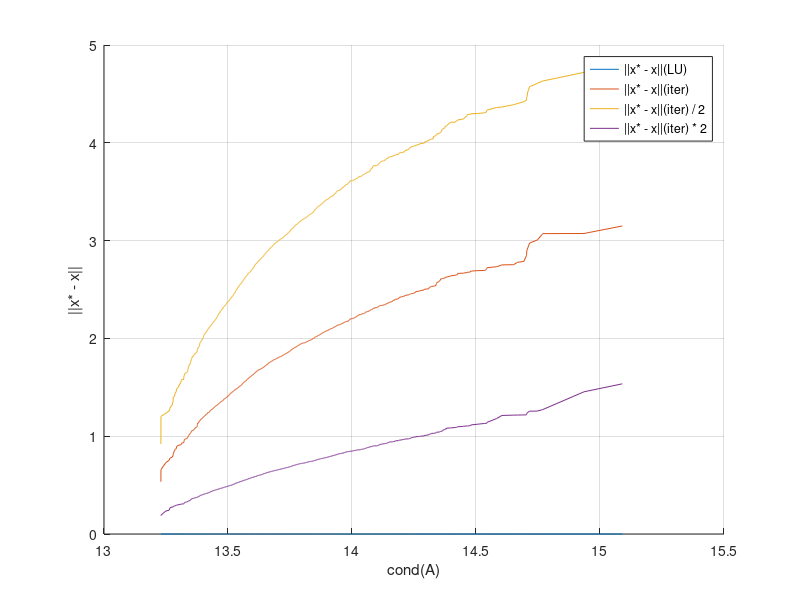
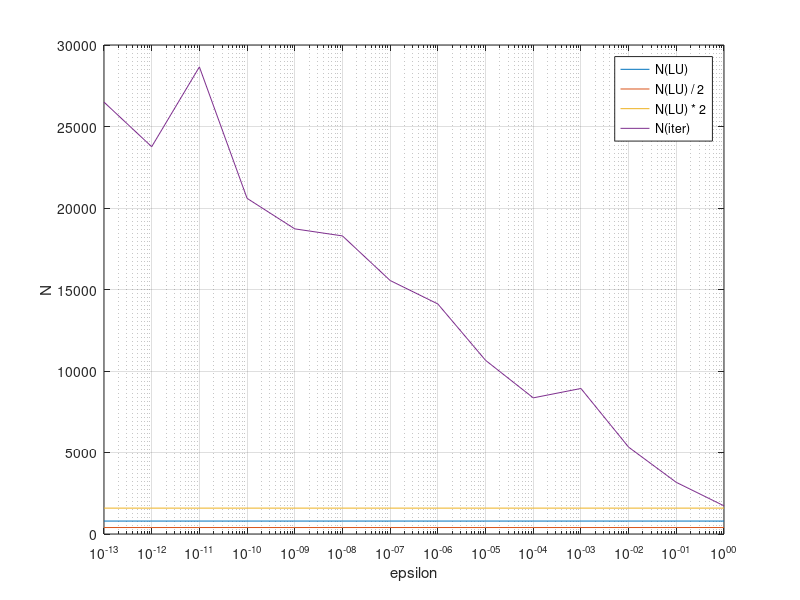

These figures' MATLAB source, in order:
figure
A = load('output1.txt');
A = sort(A);
cond = A(:, 1);
precStr = A(:, 2);
precIt = A(:, 3);
precItLess = A(:, 4);
precItMore = A(:, 5);
grid on
hold on
xlabel('cond(A)')
ylabel('||x* - x||')
plot(cond, precStr)
plot(cond, precIt)
plot(cond, precItLess)
plot(cond, precItMore)
legend('||x* - x||(LU)', '||x* - x||(iter)', '||x* - x||(iter) / 2', '||x* - x||(iter) * 2')

figure
A = load('output2.txt');
eps = A(:, 1);
str1 = A(:, 2);
str2 = A(:, 3);
it1 = A(:, 4);
it2 = A(:, 5);
semilogx(eps, str2)
hold on
semilogx(eps, str2 / 2)
semilogx(eps, str2 * 2)
semilogx(eps, it2)
grid on
legend('N(LU)', 'N(LU) / 2', 'N(LU) * 2', 'N(iter)')
xlabel('epsilon')
ylabel('N')